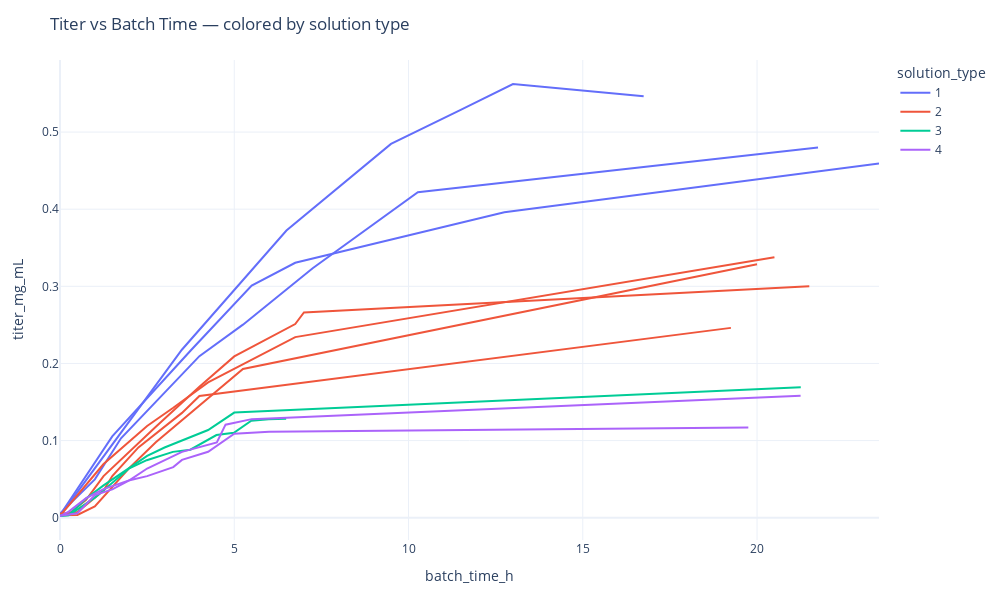

Notebook cell for this chart:
### Code cell
# Ensure proper ordering along the x-axis
df_plot = df.sort_values(["solution_type", "batch_id", "batch_time_h"])

fig = px.line(
    df_plot,
    x="batch_time_h",
    y="titer_mg_mL",
    color="solution_type",     # color by solution type (legend groups)
    line_group="batch_id",     # separate line per batch_id (no aggregation)
    hover_name="batch_id",     # show batch_id on hover
    labels={
        "batch_time_h": "batch_time_h",
        "titer_mg_mL": "titer_mg_mL",
        "solution_type": "solution_type"
    },
    title="Titer vs Batch Time — colored by solution type"
)

fig.update_layout(
    width=1000,
    height=600,
    template="plotly_white",
    legend_title_text="solution_type",
    margin=dict(l=60, r=20, t=60, b=60)
)

fig.show()

# Optional: save to an interactive HTML file
# fig.write_html("titer_vs_time_by_solution.html")

# Optional: save a static image (requires: pip install -U kaleido)
# fig.write_image("titer_vs_time_by_solution.png", width=1000, height=600, scale=2)

### Figure 1 — Plotly figure (JSON) as saved in the notebook; plotly's stock layout.template omitted (floating-point values rounded to 4 significant figures)
{"data": [{"hovertemplate": "<b>%{hovertext}</b><br><br>solution_type=1<br>batch_id=210923 run 1<br>batch_time_h=%{x}<br>titer_mg_mL=%{y}<extra></extra>", "hovertext": ["210923 run 1", "210923 run 1", "210923 run 1", "210923 run 1", "210923 run 1", "210923 run 1", "210923 run 1"], "legendgroup": "1", "line": {"color": "#636efa", "dash": "solid"}, "marker": {"symbol": "circle"}, "mode": "lines", "name": "1", "orientation": "v", "showlegend": true, "type": "scatter", "x": [0.0, 1.499, 3.749, 5.499, 6.749, 12.75, 23.5], "xaxis": "x", "y": [0.003471, 0.1055, 0.2168, 0.3011, 0.3305, 0.396, 0.4593], "yaxis": "y"}, {"hovertemplate": "<b>%{hovertext}</b><br><br>solution_type=1<br>batch_id=210927 run 2<br>batch_time_h=%{x}<br>titer_mg_mL=%{y}<extra></extra>", "hovertext": ["210927 run 2", "210927 run 2", "210927 run 2", "210927 run 2", "210927 run 2", "210927 run 2", "210927 run 2"], "legendgroup": "1", "line": {"color": "#636efa", "dash": "solid"}, "marker": {"symbol": "circle"}, "mode": "lines", "name": "1", "orientation": "v", "showlegend": false, "type": "scatter", "x": [0.0, 3.497, 6.497, 9.497, 11.5, 13.0, 16.75], "xaxis": "x", "y": [0.002452, 0.2178, 0.3723, 0.4847, 0.5288, 0.5624, 0.5466], "yaxis": "y"}, {"hovertemplate": "<b>%{hovertext}</b><br><br>solution_type=1<br>batch_id=210929 run 3<br>batch_time_h=%{x}<br>titer_mg_mL=%{y}<extra></extra>", "hovertext": ["210929 run 3", "210929 run 3", "210929 run 3", "210929 run 3", "210929 run 3", "210929 run 3", "210929 run 3", "210929 run 3"], "legendgroup": "1", "line": {"color": "#636efa", "dash": "solid"}, "marker": {"symbol": "circle"}, "mode": "lines", "name": "1", "orientation": "v", "showlegend": false, "type": "scatter", "x": [0.0, 1.0, 1.75, 4.0, 5.25, 7.25, 10.27, 21.75], "xaxis": "x", "y": [0.005378, 0.0497, 0.103, 0.2094, 0.2503, 0.3234, 0.422, 0.4801], "yaxis": "y"}, {"hovertemplate": "<b>%{hovertext}</b><br><br>solution_type=2<br>batch_id=210930 run 4<br>batch_time_h=%{x}<br>titer_mg_mL=%{y}<extra></extra>", "hovertext": ["210930 run 4", "210930 run 4", "210930 run 4", "210930 run 4", "210930 run 4", "210930 run 4", "210930 run 4"], "legendgroup": "2", "line": {"color": "#EF553B", "dash": "solid"}, "marker": {"symbol": "circle"}, "mode": "lines", "name": "2", "orientation": "v", "showlegend": true, "type": "scatter", "x": [0.0, 1.249, 2.499, 3.249, 4.249, 6.749, 20.5], "xaxis": "x", "y": [0.002292, 0.0696, 0.119, 0.1425, 0.1755, 0.2342, 0.3377], "yaxis": "y"}, {"hovertemplate": "<b>%{hovertext}</b><br><br>solution_type=2<br>batch_id=211005 run 5<br>batch_time_h=%{x}<br>titer_mg_mL=%{y}<extra></extra>", "hovertext": ["211005 run 5", "211005 run 5", "211005 run 5", "211005 run 5", "211005 run 5", "211005 run 5", "211005 run 5", "211005 run 5", "211005 run 5"], "legendgroup": "2", "line": {"color": "#EF553B", "dash": "solid"}, "marker": {"symbol": "circle"}, "mode": "lines", "name": "2", "orientation": "v", "showlegend": false, "type": "scatter", "x": [0.0, 0.4992, 0.9992, 1.499, 1.999, 2.749, 3.499, 5.249, 20.0], "xaxis": "x", "y": [0.003165, 0.003529, 0.01455, 0.04031, 0.06495, 0.09789, 0.1266, 0.1929, 0.3286], "yaxis": "y"}, {"hovertemplate": "<b>%{hovertext}</b><br><br>solution_type=2<br>batch_id=211006 run 6<br>batch_time_h=%{x}<br>titer_mg_mL=%{y}<extra></extra>", "hovertext": ["211006 run 6", "211006 run 6", "211006 run 6", "211006 run 6", "211006 run 6", "211006 run 6", "211006 run 6", "211006 run 6", "211006 run 6", "211006 run 6", "211006 run 6"], "legendgroup": "2", "line": {"color": "#EF553B", "dash": "solid"}, "marker": {"symbol": "circle"}, "mode": "lines", "name": "2", "orientation": "v", "showlegend": false, "type": "scatter", "x": [0.0, 0.2494, 0.7494, 1.249, 2.749, 3.999, 4.999, 5.999, 6.749, 6.999, 21.5], "xaxis": "x", "y": [0.003714, 0.004733, 0.02315, 0.05399, 0.1178, 0.1697, 0.2091, 0.2333, 0.2511, 0.266, 0.3], "yaxis": "y"}, {"hovertemplate": "<b>%{hovertext}</b><br><br>solution_type=2<br>batch_id=211007 run 7<br>batch_time_h=%{x}<br>titer_mg_mL=%{y}<extra></extra>", "hovertext": ["211007 run 7", "211007 run 7", "211007 run 7", "211007 run 7", "211007 run 7", "211007 run 7", "211007 run 7", "211007 run 7", "211007 run 7"], "legendgroup": "2", "line": {"color": "#EF553B", "dash": "solid"}, "marker": {"symbol": "circle"}, "mode": "lines", "name": "2", "orientation": "v", "showlegend": false, "type": "scatter", "x": [0.0, 0.5, 1.25, 1.5, 2.25, 3.0, 3.5, 4.0, 19.25], "xaxis": "x", "y": [0.005024, 0.007431, 0.03522, 0.05403, 0.09118, 0.1181, 0.1359, 0.1577, 0.2461], "yaxis": "y"}, {"hovertemplate": "<b>%{hovertext}</b><br><br>solution_type=3<br>batch_id=211011 run 8<br>batch_time_h=%{x}<br>titer_mg_mL=%{y}<extra></extra>", "hovertext": ["211011 run 8", "211011 run 8", "211011 run 8", "211011 run 8", "211011 run 8", "211011 run 8", "211011 run 8", "211011 run 8", "211011 run 8", "211011 run 8", "211011 run 8", "211011 run 8", "211011 run 8"], "legendgroup": "3", "line": {"color": "#00cc96", "dash": "solid"}, "marker": {"symbol": "circle"}, "mode": "lines", "name": "3", "orientation": "v", "showlegend": true, "type": "scatter", "x": [0.0, 0.25, 1.0, 1.5, 1.989, 2.489, 3.239, 3.739, 4.489, 4.989, 5.489, 5.989, 6.489], "xaxis": "x", "y": [0.002204, 0.003078, 0.02592, 0.04494, 0.06396, 0.07453, 0.08535, 0.08813, 0.1071, 0.11, 0.1257, 0.1275, 0.1283], "yaxis": "y"}, {"hovertemplate": "<b>%{hovertext}</b><br><br>solution_type=3<br>batch_id=211012 run 9<br>batch_time_h=%{x}<br>titer_mg_mL=%{y}<extra></extra>", "hovertext": ["211012 run 9", "211012 run 9", "211012 run 9", "211012 run 9", "211012 run 9", "211012 run 9", "211012 run 9", "211012 run 9", "211012 run 9"], "legendgroup": "3", "line": {"color": "#00cc96", "dash": "solid"}, "marker": {"symbol": "circle"}, "mode": "lines", "name": "3", "orientation": "v", "showlegend": false, "type": "scatter", "x": [0.0, 0.25, 0.75, 1.25, 2.5, 3.0, 4.25, 5.0, 21.25], "xaxis": "x", "y": [0.002772, 0.003369, 0.02483, 0.04195, 0.0801, 0.09097, 0.1137, 0.1363, 0.1691], "yaxis": "y"}, {"hovertemplate": "<b>%{hovertext}</b><br><br>solution_type=4<br>batch_id=211013 run 10<br>batch_time_h=%{x}<br>titer_mg_mL=%{y}<extra></extra>", "hovertext": ["211013 run 10", "211013 run 10", "211013 run 10", "211013 run 10", "211013 run 10", "211013 run 10", "211013 run 10", "211013 run 10", "211013 run 10", "211013 run 10", "211013 run 10", "211013 run 10"], "legendgroup": "4", "line": {"color": "#ab63fa", "dash": "solid"}, "marker": {"symbol": "circle"}, "mode": "lines", "name": "4", "orientation": "v", "showlegend": true, "type": "scatter", "x": [0.0, 0.25, 0.75, 1.25, 2.0, 2.5, 3.25, 3.5, 4.25, 5.0, 6.0, 19.75], "xaxis": "x", "y": [0.00219, 0.007839, 0.02534, 0.03713, 0.04865, 0.05386, 0.06561, 0.07493, 0.08553, 0.1088, 0.1114, 0.117], "yaxis": "y"}, {"hovertemplate": "<b>%{hovertext}</b><br><br>solution_type=4<br>batch_id=211014 run 11<br>batch_time_h=%{x}<br>titer_mg_mL=%{y}<extra></extra>", "hovertext": ["211014 run 11", "211014 run 11", "211014 run 11", "211014 run 11", "211014 run 11", "211014 run 11", "211014 run 11", "211014 run 11", "211014 run 11", "211014 run 11", "211014 run 11"], "legendgroup": "4", "line": {"color": "#ab63fa", "dash": "solid"}, "marker": {"symbol": "circle"}, "mode": "lines", "name": "4", "orientation": "v", "showlegend": false, "type": "scatter", "x": [0.0, 0.5, 1.0, 1.5, 2.0, 2.5, 3.5, 4.5, 4.75, 5.5, 21.25], "xaxis": "x", "y": [0.002452, 0.005728, 0.02931, 0.03664, 0.04878, 0.06377, 0.08538, 0.09765, 0.1206, 0.1278, 0.158], "yaxis": "y"}], "layout": {"height": 600, "legend": {"title": {"text": "solution_type"}, "tracegroupgap": 0}, "margin": {"b": 60, "l": 60, "r": 20, "t": 60}, "title": {"text": "Titer vs Batch Time — colored by solution type"}, "width": 1000, "xaxis": {"anchor": "y", "domain": [0, 1], "title": {"text": "batch_time_h"}}, "yaxis": {"anchor": "x", "domain": [0, 1], "title": {"text": "titer_mg_mL"}}}}
